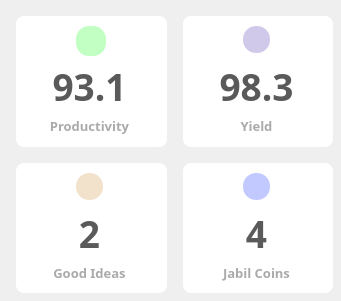
     <widget class="QWidget" name="gridLayoutWidget">
      <property name="geometry">
       <rect>
        <x>0</x>
        <y>0</y>
        <width>341</width>
        <height>301</height>
       </rect>
      </property>
      <layout class="QGridLayout" name="frame_metrics">
       <property name="leftMargin">
        <number>16</number>
       </property>
       <property name="topMargin">
        <number>16</number>
       </property>
       <property name="rightMargin">
        <number>8</number>
       </property>
       <property name="bottomMargin">
        <number>8</number>
       </property>
       <property name="spacing">
        <number>16</number>
       </property>
       <item row="0" column="0">
        <widget class="QWidget" name="productivity" native="true">
         <property name="styleSheet">
          <string notr="true">background-color:white;border-radius:8px;</string>
         </property>
         <widget class="QWidget" name="icon_productivity" native="true">
          <property name="geometry">
           <rect>
            <x>60</x>
            <y>10</y>
            <width>30</width>
            <height>30</height>
           </rect>
          </property>
          <property name="styleSheet">
           <string notr="true">image:url(:/Img/productivty);
border-radius:13px;
background-color: rgba(50,255,50,0.3);</string>
          </property>
         </widget>
         <widget class="QLabel" name="lbl_productivity">
          <property name="geometry">
           <rect>
            <x>0</x>
            <y>100</y>
            <width>147</width>
            <height>20</height>
           </rect>
          </property>
          <property name="font">
           <font>
            <family>Yu Gothic</family>
            <pointsize>10</pointsize>
            <weight>75</weight>
            <bold>true</bold>
           </font>
          </property>
          <property name="styleSheet">
           <string notr="true">color:rgb(170,170,170)</string>
          </property>
          <property name="text">
           <string>Productivity</string>
          </property>
          <property name="alignment">
           <set>Qt::AlignCenter</set>
          </property>
         </widget>
         <widget class="QLabel" name="value_productivity">
          <property name="geometry">
           <rect>
            <x>0</x>
            <y>40</y>
            <width>147</width>
            <height>60</height>
           </rect>
          </property>
          <property name="font">
           <font>
            <family>Yu Gothic</family>
            <pointsize>28</pointsize>
            <weight>75</weight>
            <bold>true</bold>
           </font>
          </property>
          <property name="styleSheet">
           <string notr="true">background-color:transparent;color:rgb(90,90,90)</string>
          </property>
          <property name="text">
           <string>93.1</string>
          </property>
          <property name="alignment">
           <set>Qt::AlignCenter</set>
          </property>
         </widget>
        </widget>
       </item>
       <item row="0" column="1">
        <widget class="QWidget" name="yield_metric" native="true">
         <property name="styleSheet">
          <string notr="true">background-color:white;border-radius:8px;</string>
         </property>
         <widget class="QWidget" name="icon_yield" native="true">
          <property name="geometry">
           <rect>
            <x>60</x>
            <y>10</y>
            <width>27</width>
            <height>27</height>
           </rect>
          </property>
          <property name="styleSheet">
           <string notr="true">image:url(:/Img/yield);
border-radius:13px;
background-color: rgba(100,74,180,0.3);</string>
          </property>
         </widget>
         <widget class="QLabel" name="lbl_yield">
          <property name="geometry">
           <rect>
            <x>0</x>
            <y>100</y>
            <width>147</width>
            <height>20</height>
           </rect>
          </property>
          <property name="font">
           <font>
            <family>Yu Gothic</family>
            <pointsize>10</pointsize>
            <weight>75</weight>
            <bold>true</bold>
           </font>
          </property>
          <property name="styleSheet">
           <string notr="true">color:rgb(170,170,170)</string>
          </property>
          <property name="text">
           <string>Yield</string>
          </property>
          <property name="alignment">
           <set>Qt::AlignCenter</set>
          </property>
         </widget>
         <widget class="QLabel" name="value_yield">
          <property name="geometry">
           <rect>
            <x>0</x>
            <y>40</y>
            <width>147</width>
            <height>60</height>
           </rect>
          </property>
          <property name="font">
           <font>
            <family>Yu Gothic</family>
            <pointsize>28</pointsize>
            <weight>75</weight>
            <bold>true</bold>
           </font>
          </property>
          <property name="styleSheet">
           <string notr="true">background-color:transparent;color:rgb(90,90,90)</string>
          </property>
          <property name="text">
           <string>98.3</string>
          </property>
          <property name="alignment">
           <set>Qt::AlignCenter</set>
          </property>
         </widget>
        </widget>
       </item>
       <item row="1" column="1">
        <widget class="QWidget" name="jabilcoins" native="true">
         <property name="styleSheet">
          <string notr="true">background-color:white;border-radius:8px;</string>
         </property>
         <widget class="QWidget" name="icon_jabilcoins" native="true">
          <property name="geometry">
           <rect>
            <x>60</x>
            <y>10</y>
            <width>27</width>
            <height>27</height>
           </rect>
          </property>
          <property name="styleSheet">
           <string notr="true">image: url(:/Img/jabilcoins);
border-radius:13px;
background-color: rgba(50,74,255,0.3);</string>
          </property>
         </widget>
         <widget class="QLabel" name="lbl_jabilcoins">
          <property name="geometry">
           <rect>
            <x>0</x>
            <y>100</y>
            <width>147</width>
            <height>20</height>
           </rect>
          </property>
          <property name="font">
           <font>
            <family>Yu Gothic</family>
            <pointsize>10</pointsize>
            <weight>75</weight>
            <bold>true</bold>
           </font>
          </property>
          <property name="styleSheet">
           <string notr="true">color:rgb(170,170,170)</string>
          </property>
          <property name="text">
           <string>Jabil Coins</string>
          </property>
          <property name="alignment">
           <set>Qt::AlignCenter</set>
          </property>
         </widget>
         <widget class="QLabel" name="value_jabilcoins">
          <property name="geometry">
           <rect>
            <x>0</x>
            <y>40</y>
            <width>147</width>
            <height>60</height>
           </rect>
          </property>
          <property name="font">
           <font>
            <family>Yu Gothic</family>
            <pointsize>28</pointsize>
            <weight>75</weight>
            <bold>true</bold>
           </font>
          </property>
          <property name="styleSheet">
           <string notr="true">background-color:transparent;color:rgb(90,90,90)</string>
          </property>
          <property name="text">
           <string>4</string>
          </property>
          <property name="alignment">
           <set>Qt::AlignCenter</set>
          </property>
         </widget>
        </widget>
       </item>
       <item row="1" column="0">
        <widget class="QWidget" name="goodideas" native="true">
         <property name="styleSheet">
          <string notr="true">background-color:white;border-radius:8px;</string>
         </property>
         <widget class="QWidget" name="icon_goodideas" native="true">
          <property name="geometry">
           <rect>
            <x>60</x>
            <y>10</y>
            <width>27</width>
            <height>27</height>
           </rect>
          </property>
          <property name="styleSheet">
           <string notr="true">image:url(:/Img/lamp.png);
border-radius:13px;
background-color: rgba(215,157,80,0.3);</string>
          </property>
         </widget>
         <widget class="QLabel" name="lbl_goodideas">
          <property name="geometry">
           <rect>
            <x>0</x>
            <y>100</y>
            <width>147</width>
            <height>20</height>
           </rect>
          </property>
          <property name="font">
           <font>
            <family>Yu Gothic</family>
            <pointsize>10</pointsize>
            <weight>75</weight>
            <bold>true</bold>
           </font>
          </property>
          <property name="styleSheet">
           <string notr="true">color:rgb(170,170,170)</string>
          </property>
          <property name="text">
           <string>Good Ideas</string>
          </property>
          <property name="alignment">
           <set>Qt::AlignCenter</set>
          </property>
         </widget>
         <widget class="QLabel" name="value_goodideas">
          <property name="geometry">
           <rect>
            <x>0</x>
            <y>40</y>
            <width>147</width>
            <height>60</height>
           </rect>
          </property>
          <property name="font">
           <font>
            <family>Yu Gothic</family>
            <pointsize>28</pointsize>
            <weight>75</weight>
            <bold>true</bold>
           </font>
          </property>
          <property name="styleSheet">
           <string notr="true">background-color:transparent;color:rgb(90,90,90)</string>
          </property>
          <property name="text">
           <string>2</string>
          </property>
          <property name="alignment">
           <set>Qt::AlignCenter</set>
          </property>
         </widget>
        </widget>
       </item>
      </layout>
     </widget>
